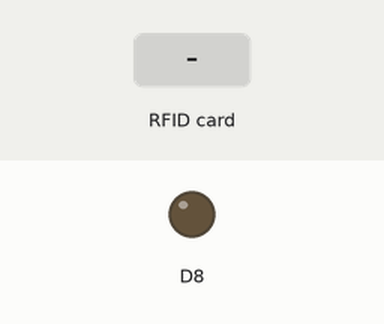
This sketch was run on a simulated ESP8266 (NodeMCU). On the bench: output pins drawn as LEDs (lit = HIGH). The test bench sets the inputs (shaded band). WiFi joins after 1.5 s; servers stay silent unless stated; no MQTT or app messages arrive unless stated; what the sketch prints to the serial monitor is not drawn.

Above: at 2.7 s.
2.8 s: RFID card 16 92 25 25 42 28 held to the reader
At 3.5 s:
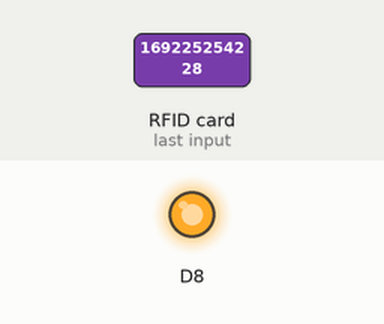
5.8 s: RFID card 5E 7A 19 C4 held to the reader
At 8.2 s:
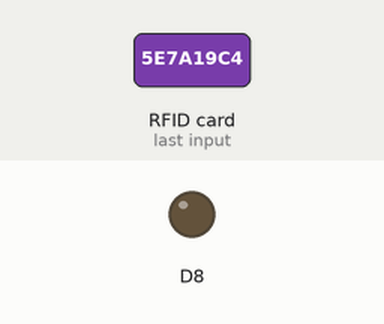
Timing chart, 0 to 9.7 s (numbered marks = the images above; inputs shaded):
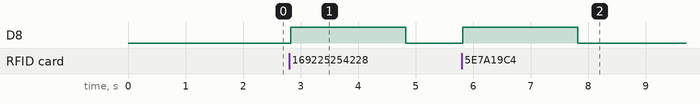

Measured:
- after the input at 2.8 s, D8: LOW → HIGH at once, → LOW 2.0 s later
- after the input at 5.8 s, D8: LOW → HIGH at once, → LOW 2.0 s later

The sketch:

RFID_Buzzer.ino
```cpp
#include <ESP8266WiFi.h>
#include <PubSubClient.h>
#include <SPI.h>
#include <MFRC522.h>

const char* ssid = "CSIS Security Van #2";
const char* password = "jigx5340+";

const char* mqtt_server = "192.168.43.54";
#define D3 0
#define D4 2
constexpr uint8_t RST_PIN = D3;
constexpr uint8_t SS_PIN = D4;

MFRC522 rfid(SS_PIN, RST_PIN);
MFRC522::MIFARE_Key key;

WiFiClient rfidClient;
PubSubClient client(rfidClient);

void setup_wifi() {
  delay(10);

  Serial.println();
  Serial.print("Connecting to ");
  Serial.println(ssid);
  WiFi.begin(ssid, password);
  while (WiFi.status() != WL_CONNECTED) {
    delay(500);
    Serial.print(".");
  }
  Serial.println("");
  Serial.print("WiFi connected - ESP-8266 IP address: ");
  Serial.println(WiFi.localIP());
}

void callback(String topic, byte* message, unsigned int length) {
  Serial.print("Message arrived on topic: ");
  Serial.print(topic);
  Serial.print(". Message: ");
  String messagein;

  for (int i = 0; i < length; i++) {
    Serial.print((char)message[i]);
    messagein += (char)message[i];
  }

}

void reconnect() {
  while (!client.connected()) {
    Serial.print("Attempting MQTT connection...");

    if (client.connect("rfidClient")) {

      Serial.println("connected");
    } else {
      Serial.print("failed, rc=");
      Serial.print(client.state());
      Serial.println(" try again in 5 seconds");
      delay(5000);
    }
  }
}

String tag;
String user;
String temp_threshold;
String light_threshold;

void setup() {

  Serial.begin(115200);
  setup_wifi();
  client.setServer(mqtt_server, 1883);
  client.setCallback(callback);
  SPI.begin();
  rfid.PCD_Init();
  pinMode(D8, OUTPUT);
}

void loop() {

  if (!client.connected()) {
    reconnect();
  }
  if(!client.loop())
    client.connect("rfidClient");

  if ( ! rfid.PICC_IsNewCardPresent())
    return;
  if (rfid.PICC_ReadCardSerial()) {
    for (byte i = 0; i < 4; i++) {
      tag += rfid.uid.uidByte[i];
    }
    Serial.println(tag);

    if (tag == "10814135109") {
      Serial.println("Access Granted!");
      buzz_right();
      user = "Allie";
      temp_threshold = "25.50";
      light_threshold = "930.00";
      login();
    } else if (tag == "169225254228") {
      Serial.println("Access Granted!");
      buzz_right();
      user = "Sam";
      temp_threshold = "23.00";
      light_threshold = "500.00";
      login();
    } else {
      Serial.println("Access Denied!");
      buzz_wrong();
      user = "---";
      tag = "---";
      temp_threshold = "24.00";
      light_threshold = "900.00";
      login();
    }

    tag = "";
    rfid.PICC_HaltA();
    rfid.PCD_StopCrypto1();
  }

}

void buzz_right() {
  for (int i = 0; i < 3; i++) {
    digitalWrite(D8, HIGH);
    delay(100);
    digitalWrite(D8, LOW);
    delay(100);
  }
}

void buzz_wrong() {
  digitalWrite(D8, HIGH);
  delay(2000);
  digitalWrite(D8, LOW);
}

void login() {
    int tag_len = tag.length() + 1;
    int name_len = user.length() + 1;
    int temp_len = temp_threshold.length() + 1;
    int light_len = light_threshold.length() + 1;

    char tag_array[tag_len];
    char name_array[name_len];
    char temp_array[temp_len];
    char light_array[light_len];

    tag.toCharArray(tag_array, tag_len);
    user.toCharArray(name_array, name_len);
    temp_threshold.toCharArray(temp_array, temp_len);
    light_threshold.toCharArray(light_array, light_len);

    client.publish("IoTlab/Name", name_array);
    client.publish("IoTlab/Tag", tag_array);
    client.publish("IoTlab/Temp", temp_array);
    client.publish("IoTlab/Light", light_array);

    client.publish("IoTlab/threshold", temp_array);
    client.publish("IoTlab/photoresistor", light_array);
}
```
